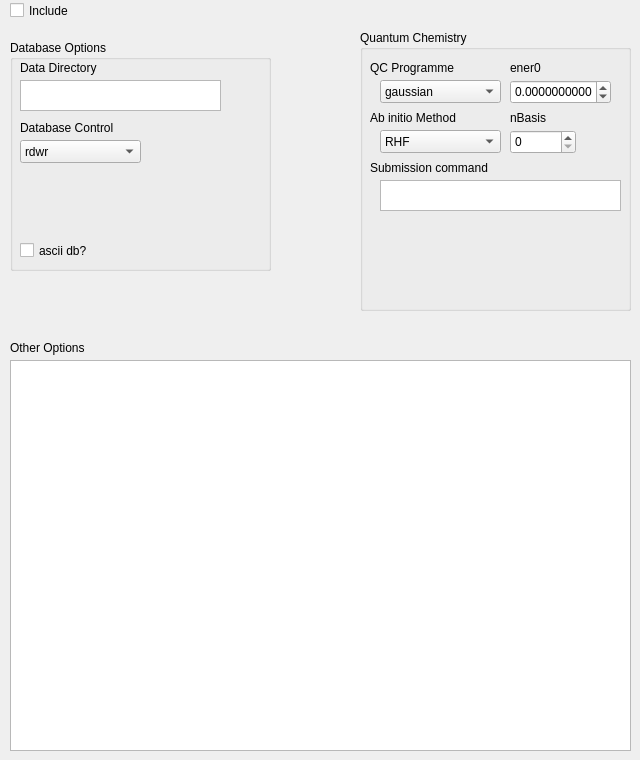
        <widget class="QWidget" name="dir_tab">
         <property name="secname" stdset="0">
          <string>dirdynsection</string>
         </property>
         <property name="func" stdset="0">
          <string>find_dir_cntrls</string>
         </property>
         <property name="ctl_list" stdset="0">
          <string>dir_control</string>
         </property>
         <property name="sec_chk" stdset="0">
          <string>dir_inc</string>
         </property>
         <property name="sec_str" stdset="0">
          <string>DIRDYN</string>
         </property>
         <attribute name="title">
          <string>Direct Dynamics</string>
         </attribute>
         <attribute name="toolTip">
          <string>In the DIRDYN-SECTION keywords required to run a direct dynamics calculation can be given.</string>
         </attribute>
         <widget class="QTextEdit" name="dir_free_text">
          <property name="geometry">
           <rect>
            <x>10</x>
            <y>360</y>
            <width>621</width>
            <height>391</height>
           </rect>
          </property>
          <property name="toolTip">
           <string>&lt;html&gt;&lt;head/&gt;&lt;body&gt;&lt;p&gt;Space for free text to enter other options&lt;/p&gt;&lt;/body&gt;&lt;/html&gt;</string>
          </property>
          <property name="quantp" stdset="0">
           <string>free</string>
          </property>
         </widget>
         <widget class="QLabel" name="dirfre_lab">
          <property name="geometry">
           <rect>
            <x>10</x>
            <y>340</y>
            <width>101</width>
            <height>16</height>
           </rect>
          </property>
          <property name="text">
           <string>Other Options</string>
          </property>
         </widget>
         <widget class="QGroupBox" name="groupBox_3">
          <property name="geometry">
           <rect>
            <x>360</x>
            <y>30</y>
            <width>271</width>
            <height>281</height>
           </rect>
          </property>
          <property name="toolTip">
           <string>&lt;html&gt;&lt;head/&gt;&lt;body&gt;&lt;p&gt;Options related to the quantum calculations&lt;/p&gt;&lt;/body&gt;&lt;/html&gt;</string>
          </property>
          <property name="title">
           <string>Quantum Chemistry</string>
          </property>
          <widget class="QComboBox" name="dir_qc_comb">
           <property name="geometry">
            <rect>
             <x>20</x>
             <y>50</y>
             <width>121</width>
             <height>23</height>
            </rect>
           </property>
           <property name="toolTip">
            <string>	The quantum chemistry program S will be used. S = Gaussian, Molpro, Molcas</string>
           </property>
           <property name="quantp" stdset="0">
            <string>qcprogram</string>
           </property>
           <item>
            <property name="text">
             <string>gaussian</string>
            </property>
           </item>
           <item>
            <property name="text">
             <string>molpro</string>
            </property>
           </item>
           <item>
            <property name="text">
             <string>molcas</string>
            </property>
           </item>
          </widget>
          <widget class="QLabel" name="dirqc_lab">
           <property name="geometry">
            <rect>
             <x>10</x>
             <y>30</y>
             <width>101</width>
             <height>16</height>
            </rect>
           </property>
           <property name="text">
            <string>QC Programme</string>
           </property>
          </widget>
          <widget class="QLabel" name="dirab_lab">
           <property name="geometry">
            <rect>
             <x>10</x>
             <y>80</y>
             <width>101</width>
             <height>16</height>
            </rect>
           </property>
           <property name="text">
            <string>Ab initio Method</string>
           </property>
          </widget>
          <widget class="QComboBox" name="dir_ab_comb">
           <property name="geometry">
            <rect>
             <x>20</x>
             <y>100</y>
             <width>121</width>
             <height>23</height>
            </rect>
           </property>
           <property name="toolTip">
            <string>&lt;html&gt;&lt;head/&gt;&lt;body&gt;&lt;p&gt;The ab initio method used. This enables the progarm to know the format of the data it is looking for. &lt;/p&gt;&lt;p&gt;S = CAS, RHF&lt;/p&gt;&lt;/body&gt;&lt;/html&gt;</string>
           </property>
           <property name="quantp" stdset="0">
            <string>method</string>
           </property>
           <item>
            <property name="text">
             <string>RHF</string>
            </property>
           </item>
           <item>
            <property name="text">
             <string>CAS</string>
            </property>
           </item>
           <item>
            <property name="text">
             <string>CAS/PT2</string>
            </property>
           </item>
          </widget>
          <widget class="QPlainTextEdit" name="dir_sub_txt">
           <property name="geometry">
            <rect>
             <x>20</x>
             <y>150</y>
             <width>241</width>
             <height>31</height>
            </rect>
           </property>
           <property name="toolTip">
            <string>&lt;html&gt;&lt;head/&gt;&lt;body&gt;&lt;p&gt;The quantum chemistry calculations are started using the command (or script) S. &lt;/p&gt;&lt;p&gt;E.g. if S = qsub then jobs are started using qsub jobname (jobname is the stem of the qc input file). &lt;/p&gt;&lt;p&gt;If the option 2 is added the submission command used is qsub jobname dir (dir is the directory containing the input file)&lt;/p&gt;&lt;/body&gt;&lt;/html&gt;</string>
           </property>
           <property name="quantp" stdset="0">
            <string>subcmd</string>
           </property>
          </widget>
          <widget class="QLabel" name="dirsub_lab">
           <property name="geometry">
            <rect>
             <x>10</x>
             <y>130</y>
             <width>141</width>
             <height>16</height>
            </rect>
           </property>
           <property name="text">
            <string>Submission command</string>
           </property>
          </widget>
          <widget class="QLabel" name="tin_lab_2">
           <property name="geometry">
            <rect>
             <x>150</x>
             <y>30</y>
             <width>59</width>
             <height>15</height>
            </rect>
           </property>
           <property name="text">
            <string>ener0</string>
           </property>
          </widget>
          <widget class="QDoubleSpinBox" name="dir_er0_inp">
           <property name="geometry">
            <rect>
             <x>150</x>
             <y>50</y>
             <width>101</width>
             <height>24</height>
            </rect>
           </property>
           <property name="decimals">
            <number>10</number>
           </property>
           <property name="minimum">
            <double>-1000000000.000000000000000</double>
           </property>
           <property name="maximum">
            <double>1000000000.000000000000000</double>
           </property>
           <property name="quantp" stdset="0">
            <string>ener0</string>
           </property>
          </widget>
          <widget class="QDoubleSpinBox" name="dir_nbasis_inp">
           <property name="geometry">
            <rect>
             <x>150</x>
             <y>100</y>
             <width>66</width>
             <height>24</height>
            </rect>
           </property>
           <property name="toolTip">
            <string>&lt;html&gt;&lt;head/&gt;&lt;body&gt;&lt;p&gt;Number of basis functions used in the quantum chemistry calculation. &lt;/p&gt;&lt;p&gt;This is used because for some calculations the molecular orbitals' coefficients are stored in file moco.db.&lt;/p&gt;&lt;/body&gt;&lt;/html&gt;</string>
           </property>
           <property name="decimals">
            <number>0</number>
           </property>
           <property name="maximum">
            <double>500.000000000000000</double>
           </property>
           <property name="quantp" stdset="0">
            <string>nbasis</string>
           </property>
          </widget>
          <widget class="QLabel" name="nbas_lab">
           <property name="geometry">
            <rect>
             <x>150</x>
             <y>80</y>
             <width>59</width>
             <height>15</height>
            </rect>
           </property>
           <property name="text">
            <string>nBasis</string>
           </property>
          </widget>
         </widget>
         <widget class="QGroupBox" name="groupBox_4">
          <property name="geometry">
           <rect>
            <x>10</x>
            <y>40</y>
            <width>261</width>
            <height>231</height>
           </rect>
          </property>
          <property name="toolTip">
           <string>Options over the database</string>
          </property>
          <property name="title">
           <string>Database Options</string>
          </property>
          <widget class="QPlainTextEdit" name="dir_data_txt">
           <property name="geometry">
            <rect>
             <x>10</x>
             <y>40</y>
             <width>201</width>
             <height>31</height>
            </rect>
           </property>
           <property name="toolTip">
            <string>&lt;html&gt;&lt;head/&gt;&lt;body&gt;&lt;p&gt;The data from a direct dynamics run is stored in directory S. &lt;/p&gt;&lt;p&gt;The default is name/dd_data.&lt;/p&gt;&lt;/body&gt;&lt;/html&gt;</string>
           </property>
           <property name="quantp" stdset="0">
            <string>data</string>
           </property>
          </widget>
          <widget class="QLabel" name="dirdata_lab">
           <property name="geometry">
            <rect>
             <x>10</x>
             <y>20</y>
             <width>141</width>
             <height>16</height>
            </rect>
           </property>
           <property name="text">
            <string>Data Directory</string>
           </property>
          </widget>
          <widget class="QComboBox" name="dir_db_comb">
           <property name="geometry">
            <rect>
             <x>10</x>
             <y>100</y>
             <width>121</width>
             <height>23</height>
            </rect>
           </property>
           <property name="toolTip">
            <string>&lt;html&gt;&lt;head/&gt;&lt;body&gt;&lt;p&gt;he string S controls the use of the database.&lt;/p&gt;&lt;p&gt;S = rdwr	write to and read from database (default)&lt;/p&gt;&lt;p&gt;S = read	do not write to database. I.e. do not perform further QC calculations and take PES from DB.&lt;/p&gt;&lt;p&gt;S = only	synonym for read&lt;/p&gt;&lt;p&gt;S = write	QC calculations performed at each step and results stored in database.&lt;/p&gt;&lt;p&gt;S = none	QC calculations performed at each step but not saved.&lt;/p&gt;&lt;/body&gt;&lt;/html&gt;</string>
           </property>
           <property name="quantp" stdset="0">
            <string>db</string>
           </property>
           <item>
            <property name="text">
             <string>rdwr</string>
            </property>
           </item>
           <item>
            <property name="text">
             <string>read</string>
            </property>
           </item>
           <item>
            <property name="text">
             <string>only</string>
            </property>
           </item>
           <item>
            <property name="text">
             <string>write</string>
            </property>
           </item>
           <item>
            <property name="text">
             <string>none</string>
            </property>
           </item>
          </widget>
          <widget class="QLabel" name="dirqc_lab_2">
           <property name="geometry">
            <rect>
             <x>10</x>
             <y>80</y>
             <width>111</width>
             <height>16</height>
            </rect>
           </property>
           <property name="text">
            <string>Database Control</string>
           </property>
          </widget>
          <widget class="QCheckBox" name="dir_ascii_chk">
           <property name="geometry">
            <rect>
             <x>10</x>
             <y>200</y>
             <width>85</width>
             <height>21</height>
            </rect>
           </property>
           <property name="toolTip">
            <string>	At the end of the propagation the DB will be converted to ascii.</string>
           </property>
           <property name="text">
            <string>ascii db?</string>
           </property>
           <property name="quantp" stdset="0">
            <string>ascii_db</string>
           </property>
          </widget>
         </widget>
         <widget class="QCheckBox" name="dir_inc">
          <property name="geometry">
           <rect>
            <x>10</x>
            <y>0</y>
            <width>85</width>
            <height>21</height>
           </rect>
          </property>
          <property name="toolTip">
           <string>Check if you want section to be included</string>
          </property>
          <property name="text">
           <string>Include</string>
          </property>
          <property name="checked">
           <bool>false</bool>
          </property>
         </widget>
        </widget>
